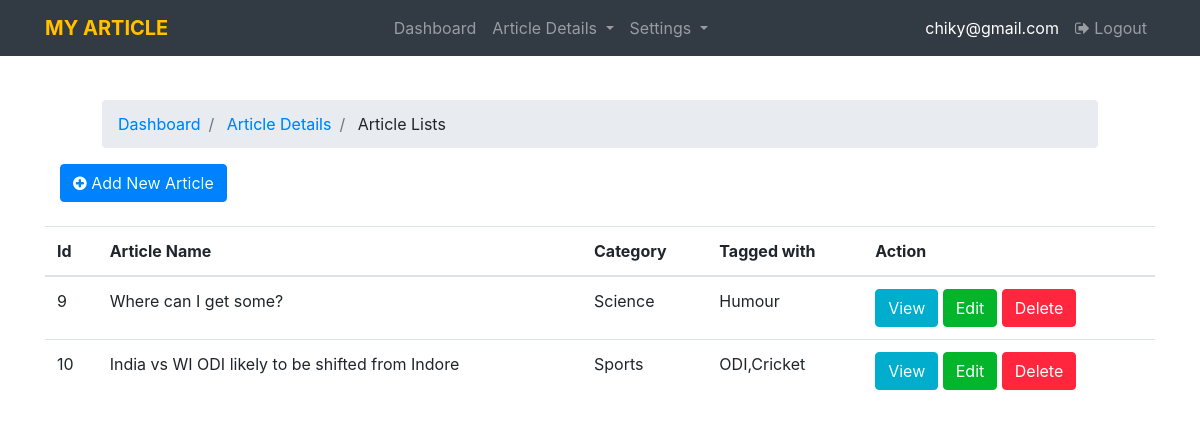
Screenshot of /show-article.php (signed in) with the database file from the repository.
### tables this page shows
CREATE TABLE `article` (
  `id` int(5) NOT NULL,
  `name` varchar(100) NOT NULL,
  `description` longtext NOT NULL,
  `category` varchar(100) NOT NULL,
  `tag` varchar(100) NOT NULL,
  `img` varchar(50) NOT NULL,
  `email` varchar(100) NOT NULL,
  `mydate` varchar(50) NOT NULL
);

### show-article.php (the view, shortened to what this page needs)
<?php
include('user-header.php');
?>
<!DOCTYPE html>
<html>
<head>
</head>
<body>
<div class="container-fluid" style="padding: 100px 0px;">
		<div class="container-fluid" style="padding: 0 102px;">
			<ul class="breadcrumb">
				<li class="breadcrumb-item">
					<a href="user-dashboard.php">Dashboard </a>
				</li>
				<li class="breadcrumb-item">
					<a href="show-article.php">Article Details</a>
				</li>
				<li class="breadcrumb-item">
					<a class="active">Article Lists </a>
				</li>
			</ul>
		</div>
<div class="container">
	<div class="col-md-6">
		<a href="add-new-article.php" class="btn btn-primary"><i class="fa fa-plus-circle"></i> Add New Article </a>
	</div>
	<br/>
	<table class="table">
		<thead>
			<tr>
				<th>Id </th>
				<th>Article Name </th>
				<th>Category</th>
				<th>Tagged with</th>
				<th>Action </th>
			</tr>
		</thead>
		<tbody>
			<?php
			 $user = $_SESSION['uname'];
			$query = "select * from article where email = '$user' ";
			$data = mysqli_query($con, $query);
			while($row = mysqli_fetch_assoc($data))
			{
				?>
				<tr>
					<td><?php echo $row['id']; ?> </td>
					<td><?php echo $row['name']; ?> </td>
					<td><?php echo $row['category']; ?></td>
					<td><?php echo $row['tag']; ?></td>
					<td><a href="view-article.php?id=<?php echo $row['id']; ?> " class="btn btn-info"> View </a> <a href="edit-article.php?id=<?php echo $row['id']; ?>" class="btn btn-success"> Edit</a> <a href="delete-article.php?id=<?php echo $row['id']; ?>" class="btn btn-danger"> Delete </a></td>
				</tr>
				<?php
			}
			?>
		</tbody>
	</table>
</div>
</body>
</html>

### css/newstyle.css (style rules this page uses)
::placeholder { color: #fff; }

### rows the page displays
article: id "9", name "Where can I get some?", category "Science", tag "Humour"
article: id "10", name "India vs WI ODI likely to be shifted from Indore", category "Sports", tag "ODI,Cricket"

### other values shown
$session "chiky@gmail.com"
